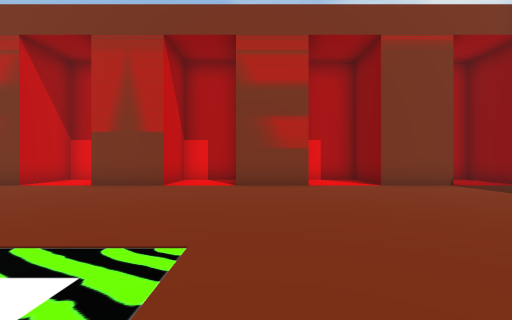
[1] (above)

21 first-person views from a walk through a Unity game level. The camera is 1.4 m above the floor, looks level and sees 90° across. The floor is counted in squares, 2 m on a side. Each view is taken from the middle of a square. On the plan, view 1 faces up. The plan holds only what a view shows up to about 9 squares ahead; the rest is blank. The place goes on beyond the plan. Some surface patterns are stand-ins.

[2]
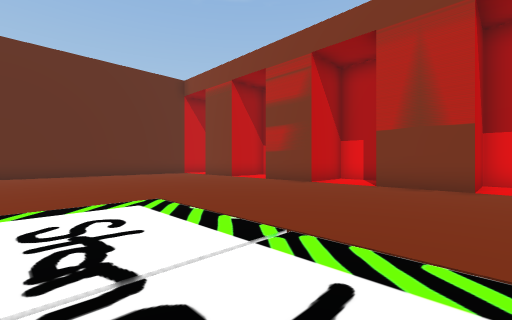

[3]
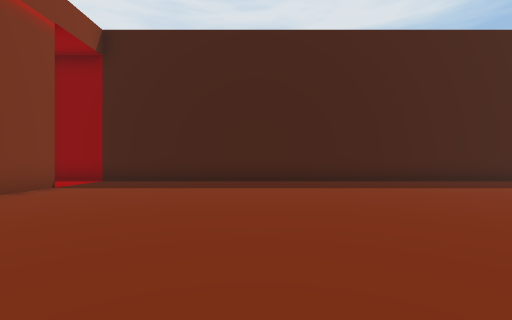

[4]
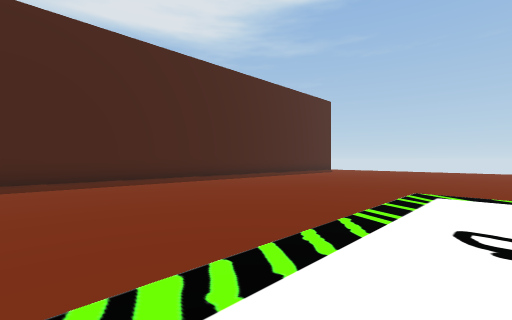

[5]
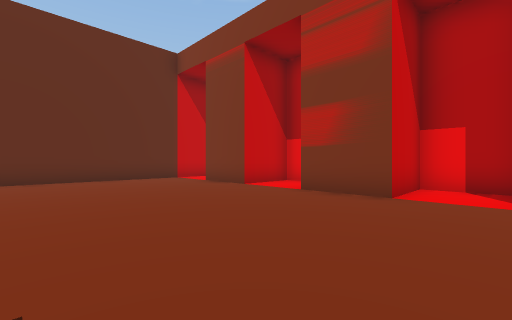

[6]
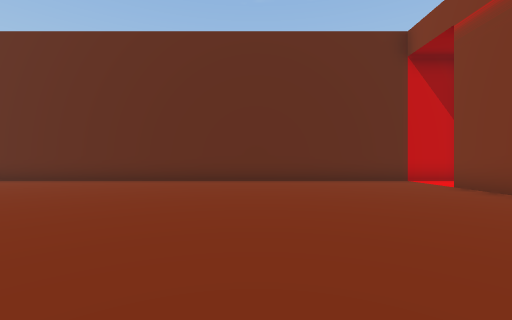

[7]
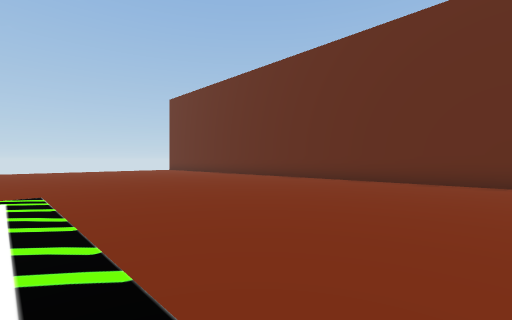

[8]
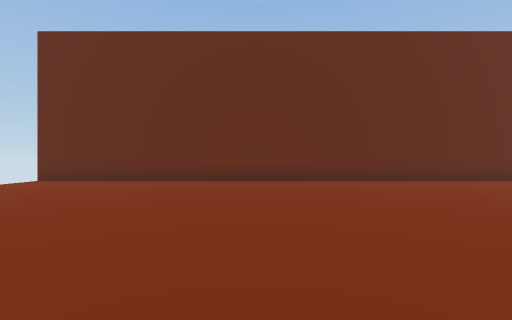

[9]
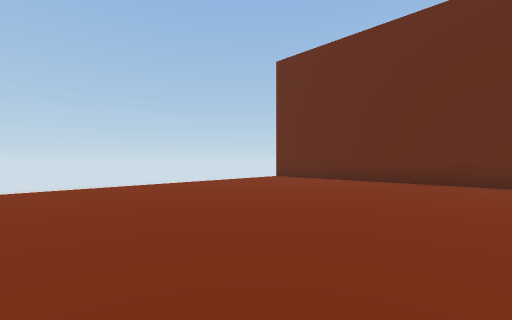

[10]
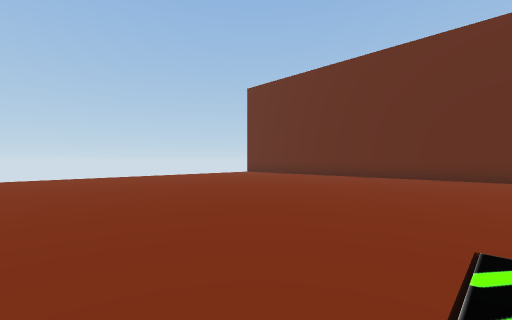

[11]
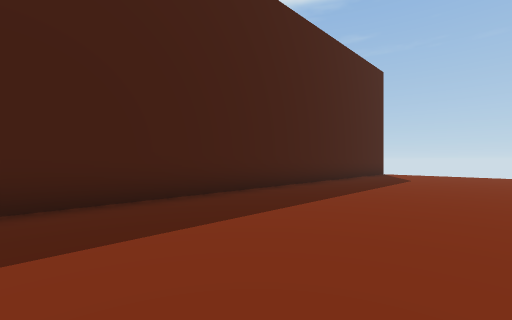

[12]
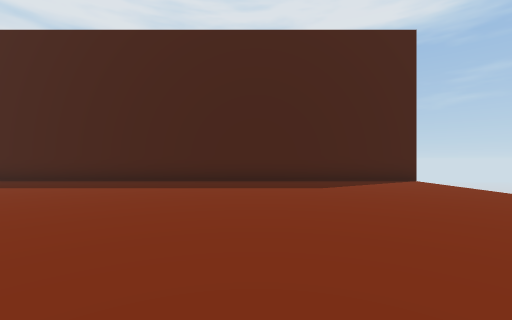

[13]
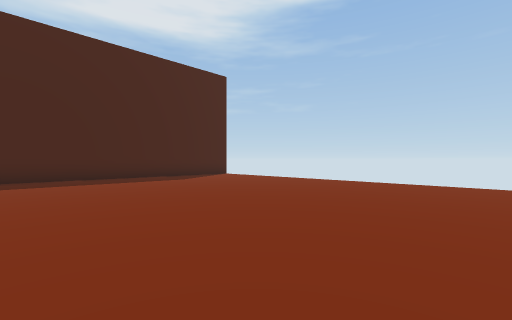

[14]
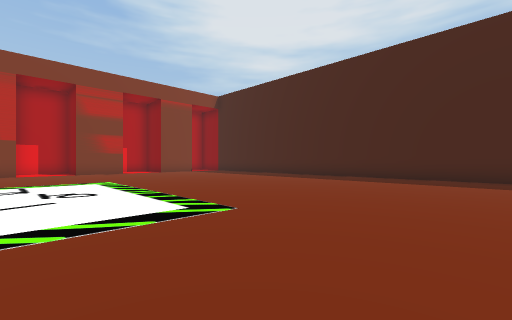

[15]
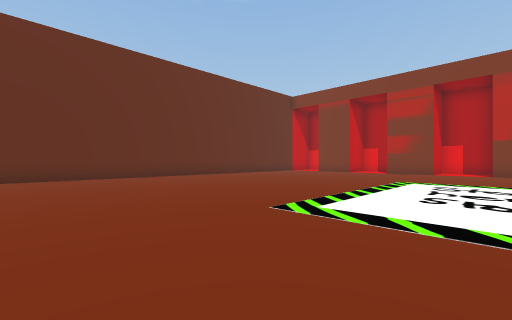

[16]
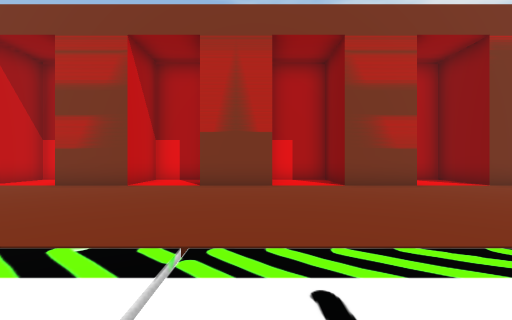

[17]
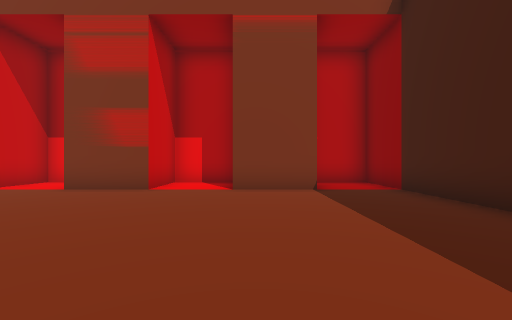

[18]
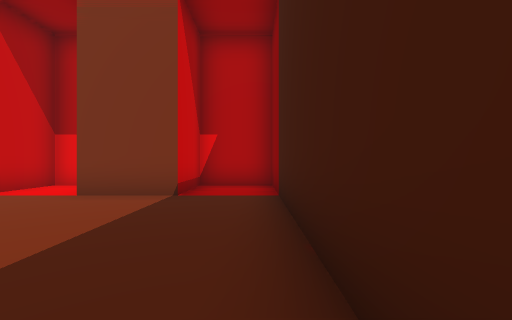

[19]
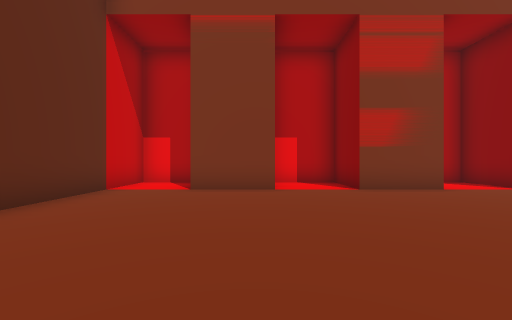

[20]
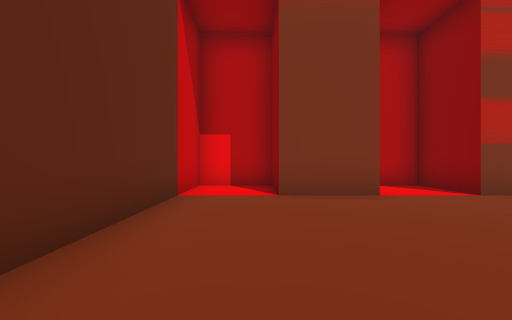

[21]
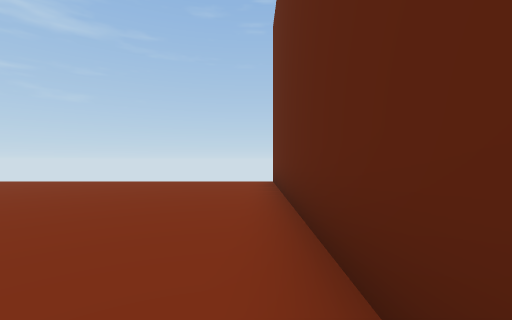

### Floor plan
Points are (right, up) in squares from view 1. A wall is a line through its corners. A room is listed if a view was taken in it or the views show most of it. See-through windows are left out.
Room 1 (views 1, 2, 3, 4, 5, 6, 7, 8, 9, 10, 11, 12, 13, 14, 15, 16, 17, 18, 19, 20, 21)
walls: (-4.5, 7.4) (-4.5, 9.1) (-6.5, 9.1) (-6.5, 7.1) (-8.5, 7.1) (-8.5, 9.1) (-10.5, 9.1) (-10.5, 7.1) (-12.5, 7.1) (-12.5, 8.8); (-2, 9.1) (-2.5, 9.1) (-2.5, 7.1) (-4.6, 7.1); (-12.5, 9.1) (-14.6, 9.1) (-14.6, -15.4); (7.5, -15.4) (7.5, 9.1) (5.5, 9.1) (5.5, 7.1) (3.5, 7.1) (3.5, 9.1) (1.5, 9.1) (1.5, 7.1) (-0.5, 7.1) (-0.5, 9)
ways out: gap at (-15, -15); gap at (8, -15)

Where each view was taken, in squares from view 1:
view 1: 0 up, 0 right, facing up
view 2: 0 up, 2 left, facing up-left
view 3: 2 up, 1 left, facing right
view 4: 2 up, 2 left, facing down-right
view 5: 2 up, 5 left, facing up-left
view 6: 2 up, 6 left, facing left
view 7: 2 up, 6 left, facing down-left
view 8: 8 down, 6 left, facing left
view 9: 8 down, 6 left, facing down-left
view 10: 4 down, 4 left, facing down-left
view 11: 2 down, 3 right, facing down-right
view 12: 10 down, 1 left, facing right
view 13: 7 down, 3 left, facing down-right
view 14: 7 down, 3 left, facing up-right
view 15: 7 down, 4 left, facing up-left
view 16: 0 up, 3 left, facing up
view 17: 1 up, 4 right, facing up
view 18: 2 up, 7 right, facing up
view 19: 1 up, 11 left, facing up
view 20: 2 up, 13 left, facing up
view 21: 7 down, 14 left, facing down
